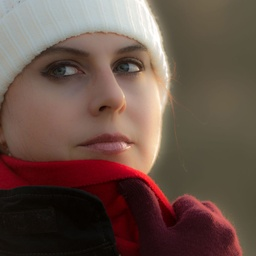
#> input picture convolution/wikipedia.jpg, 256 x 256 px, shrunk from 1024 x 1024 before the run
$ python Gaussian_Blur.py
#> lines starting #> are read from the running program, lines starting #| are printed output that depends on the picture
#> further down, img is the input picture: PIL image 256x256 RGB; mean R, G, B 103.7, 81.5, 72.1
# -*- coding: utf-8 -*-
"""
Created on Fri Apr 20 00:40:49 2018

@author: MorpheusChang
"""
from PIL import Image

# [16 lines left out: function blur, not called in this run]

def blurAngle(img, radius):
#> called with radius = 8
    dst = img
    surface = (radius * 2) ** 2
    for x in range(img.width):
        for y in range(img.height):
            r = 0
            g = 0
            b = 0
            for rectY in range(y - radius, y + radius):
                for rectX in range(x - radius, x + radius):
                    if rectX < 0:
                        rectX = 0
                    elif rectX >= img.width:
                        rectX = img.width - 1
                    if rectY < 0:
                        rectY = 0
                    elif rectY >= img.height:
                        rectY = img.height - 1
                    pixel = img.getpixel((rectX, rectY))
                    r += pixel[0]
                    g += pixel[1]
                    b += pixel[2]
            dst.putpixel((x, y), (r // surface, g // surface, b // surface))
        print(int(x / img.width * 100), "%", end="\r")
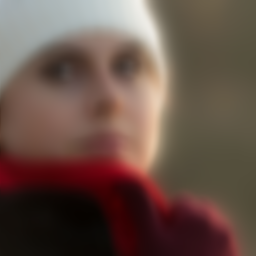
#> dst: PIL image 256x256 RGB; mean R, G, B 103.2, 81, 71.6
#> after the loop, rectX = 255; rectY = 255
    print("100 %")
    return dst

# [85 lines left out: functions bigger, smaller, quickBlur, quickBlurAngle, not called in this run]
"""
img = Image.open("wikipedia.jpg")
img = smaller(img, 8)
img = quickBlurAngle(img, 4)
img = quickBlurAngle(img, 4)
img = bigger(img, 4)
img = quickBlurAngle(img, 2)
img = bigger(img, 2)
img.show()
"""
img = Image.open("wikipedia.jpg")
img = blurAngle(img, 8)
img.show()
